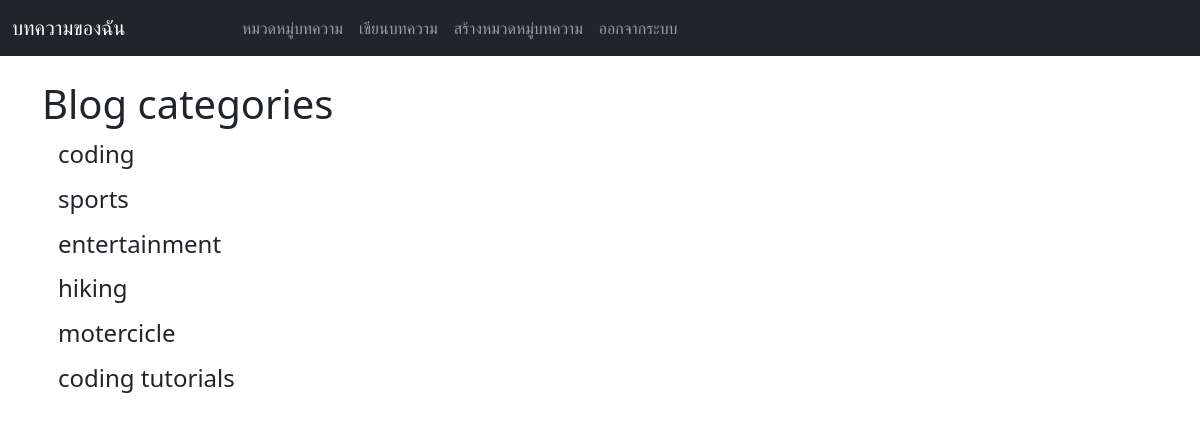
/category-list/ (signed in), run on the app's committed database.
### theblog/models.py (models this page shows, shortened)
class Category(models.Model):
    name = models.CharField(max_length=255)
    def __str__(self) -> str:
        return self.name

### theblog/views.py (the view)
# urls.py: path('category-list/', CategoryListView, name='category-list'),
def CategoryListView(request):
    cat_menu_list = Category.objects.all()
    return render(request, 'category_list.html',{'cat_menu_list':cat_menu_list})

### theblog/templates/category_list.html (shortened to what this page needs)
{% extends 'base.html' %}
{% block content %}
    <h1>Blog categories</h1>
    {%  for item in cat_menu_list %}
        <h4><a class="dropdown-item"
            href="{% url 'category' item|slugify %}">{{ item }}</a></h4>
    {% endfor %}
{% endblock content %}

### data on the page
Category: name "coding"
Category: name "sports"
Category: name "entertainment"
Category: name "hiking"
Category: name "motercicle"
Category: name "coding tutorials"
